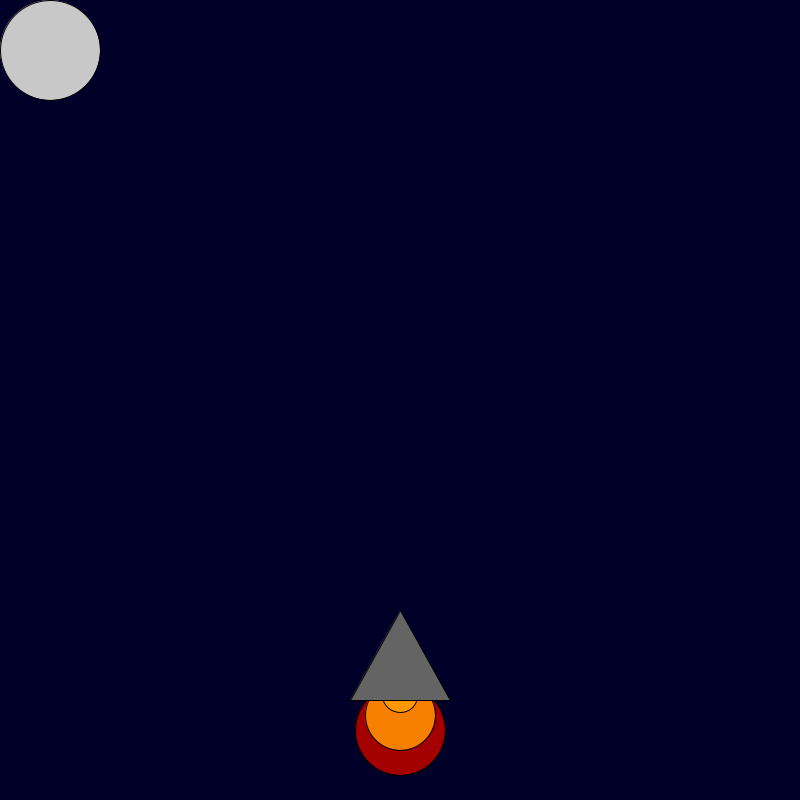
Frame 1 (no input)
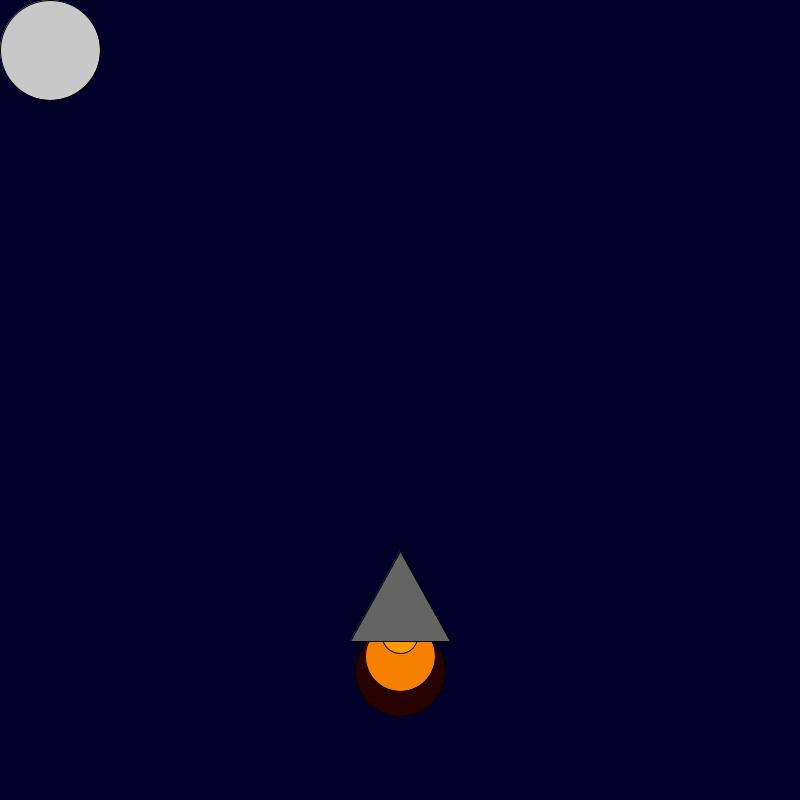
Frame 60 (the mouse pressed at the canvas centre just before this capture)
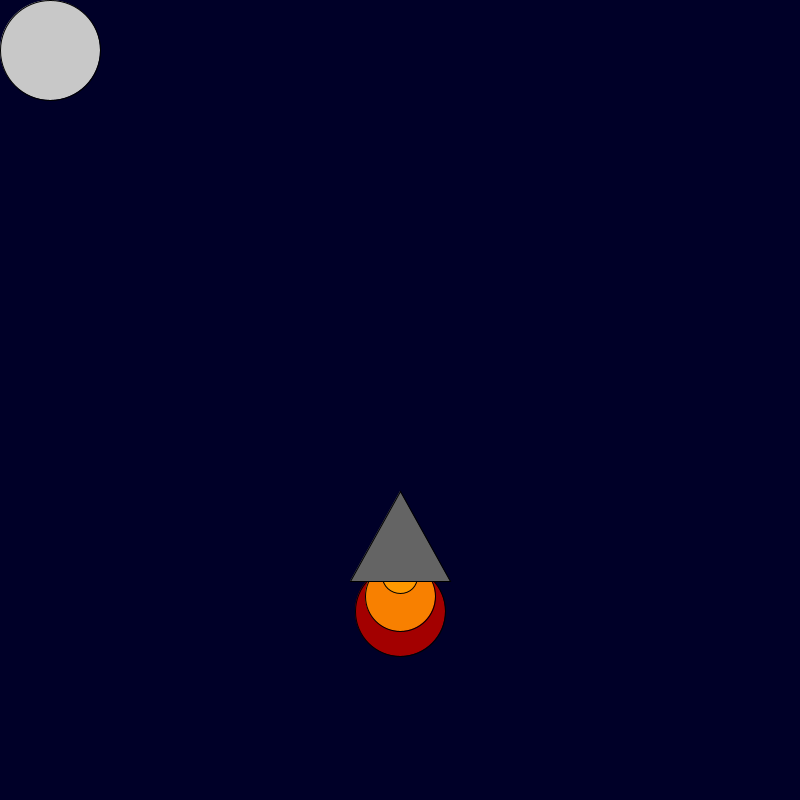
Frame 120 (the mouse held since frame 60 and released just before this capture)

The Processing sketch that drew these frames (run headless with seeded random() and noise(); from frame 60 on, the mouse is pressed at the canvas centre):

// Processing sketch: An_amazing_night
// ── An_amazing_night.pde
int x = 400; 
int y = 600; 

void setup() {

     size(800, 800);

}

void draw() {
    background(0, 0, 40);
    fill(random(255), 0, 0);
    ellipse(x, y + 130, 90, 90);
    fill(248, 128, 0);
    ellipse(x, y + 115, 70, 70);
    fill(255, 153, 0);
    ellipse(x, y + 95, 35, 35);
    fill(100, 100, 100);
    triangle(x, y + 10, x + 50, y + 100, x - 50, y + 100);
    y = y-1;
    fill(200,200,200);
    ellipse(50,50,100,100);
   
}
